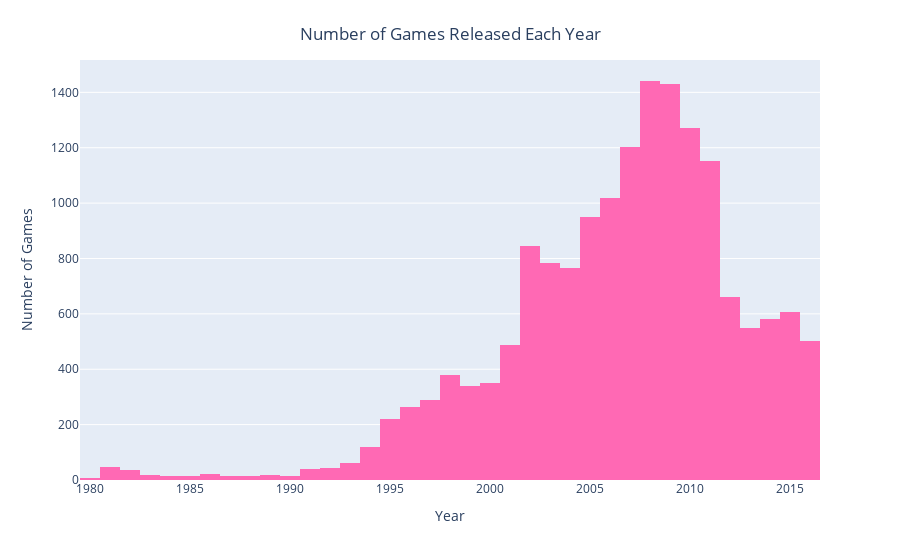

The code cell stored with this chart in its notebook:
### Markdown cell above
## Step 3. Analyze the data

### 3.1 Number of Games Released Each Year

### Code cell
# Create plotly histogram of yearly_sales, make the graph green
fig = px.histogram(df, 
                   x='year_of_release', 
                   color_discrete_sequence=['hotpink'])

# Update figure, center title, change xaxis title font size, change yaxis title font size
fig.update_layout(title={'text': 'Number of Games Released Each Year',
                            'y':0.95,
                            'x':0.5,
                            'xanchor': 'center',
                            'yanchor': 'top'},
                    xaxis_title='Year',
                    yaxis_title='Number of Games')

# Show figure
fig.show()

### Figure 1 — Plotly figure (JSON) as saved in the notebook; plotly's stock layout.template omitted (floating-point values rounded to 4 significant figures; data arrays with more than 128 entries replaced by an {"elided": "..."} marker saying what was removed)
{"data": [{"alignmentgroup": "True", "bingroup": "x", "hovertemplate": "year_of_release=%{x}<br>count=%{y}<extra></extra>", "legendgroup": "", "marker": {"color": "hotpink", "pattern": {"shape": ""}}, "name": "", "offsetgroup": "", "orientation": "v", "showlegend": false, "type": "histogram", "x": {"elided": "16713 int values"}, "xaxis": "x", "yaxis": "y"}], "layout": {"barmode": "relative", "legend": {"tracegroupgap": 0}, "margin": {"t": 60}, "title": {"text": "Number of Games Released Each Year", "x": 0.5, "xanchor": "center", "y": 0.95, "yanchor": "top"}, "xaxis": {"anchor": "y", "domain": [0, 1], "title": {"text": "Year"}}, "yaxis": {"anchor": "x", "domain": [0, 1], "title": {"text": "Number of Games"}}}}
